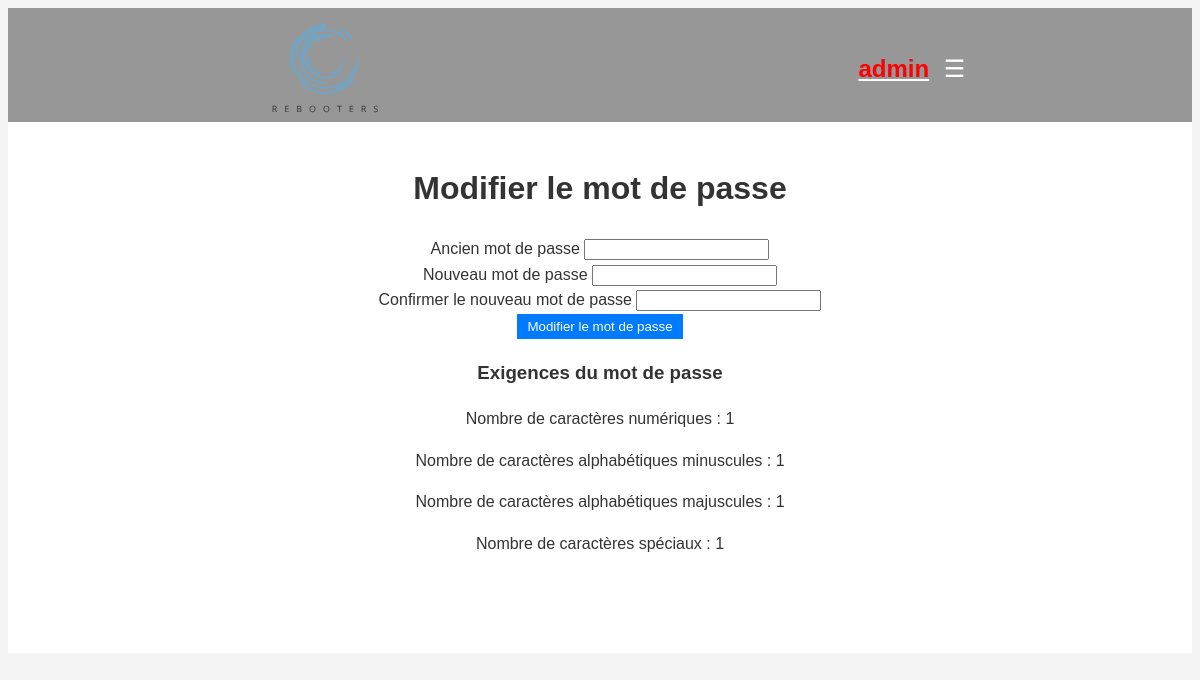
Screenshot of /Superadmin/superadmin_changepassword.php (signed in) with the database file from the repository.
### tables this page shows
CREATE TABLE IF NOT EXISTS `passwordrequirements` (
  `id` int UNSIGNED NOT NULL AUTO_INCREMENT,
  `n` int NOT NULL,
  `p` int NOT NULL,
  `q` int NOT NULL,
  `r` int NOT NULL,
  `reg_date` timestamp NOT NULL DEFAULT CURRENT_TIMESTAMP ON UPDATE CURRENT_TIMESTAMP,
  PRIMARY KEY (`id`)
);

### Superadmin/superadmin_changepassword.php (the view, shortened to what this page needs)
<?php
include("../Database/base.php");
include("../Database/helpers.php");
$currentUsername = $_SESSION['username'];
$stmt = $bd->prepare("SELECT * FROM PasswordRequirements LIMIT 1");
$stmt->execute();
$requirements = $stmt->fetch(PDO::FETCH_ASSOC);
if ($requirements !== false) {
    $n = $requirements['n'];
    $p = $requirements['p'];
    $q = $requirements['q'];
    $r = $requirements['r'];
} else {
    $n = $p = $q = $r = 0;
}
?>
<!DOCTYPE html>
<html lang="fr">
<head>
    <link rel="stylesheet" href="/Styles/user.css">
    <link rel="stylesheet" href="/Styles/admin.css">
    <link href="https://maxcdn.bootstrapcdn.com/font-awesome/4.7.0/css/font-awesome.min.css" rel="stylesheet">
</head>
<body>
<nav>
    <div class="logo">
        <img src="/Images/logo.svg" alt="REBOOTERS Logo" height="200">
    </div>
    <div>
        <div class="user-menu">
        <a href="./superadmin_home.php" class="menu-button"><?php echo displayUsername($currentUsername, 'superadmin'); ?></a>
            <button class="user-button">☰</button>
        </div>
    </div>
</nav>
<div class="container">
    <div class="header">
        <h1>Modifier le mot de passe</h1>
    </div>
    <form action="superadmin_changepassword.php" method="post">
        <div class="form-group">
            <label for="old_password">Ancien mot de passe</label>
            <input type="password" id="old_password" name="old_password" required>
        </div>
        <div class="form-group">
            <label for="new_password">Nouveau mot de passe</label>
            <input type="password" id="new_password" name="new_password" required>
        </div>
        <div class="form-group">
            <label for="confirm_password">Confirmer le nouveau mot de passe</label>
            <input type="password" id="confirm_password" name="confirm_password" required>
        </div>
        <button type="submit" class="btn">Modifier le mot de passe</button>
    </form>
    <div class="requirements-container">
        <h3>Exigences du mot de passe</h3>
        <p>Nombre de caractères numériques : <?php echo $n; ?></p>
        <p>Nombre de caractères alphabétiques minuscules : <?php echo $p; ?></p>
        <p>Nombre de caractères alphabétiques majuscules : <?php echo $q; ?></p>
        <p>Nombre de caractères spéciaux : <?php echo $r; ?></p>
    </div>
</div>
</body>
</html>

### Styles/user.css (style rules this page uses)
body { font-family: Arial, sans-serif; background: #f4f4f4; color: #333; line-height: 1.6; }
nav { background-color: #979797; color: white; padding: 1rem 0; display: flex; justify-content: space-around; align-items: center; }
.logo { font-size: 1.5rem; font-weight: bold; display: flex; align-items: center; }
.menu-button, .user-button { background: none; border: none; cursor: pointer; color: white; font-size: 1.5rem; }
.user-menu { position: relative; display: inline-block; }
.logo { height: 90px; }
.container { background: white; margin: 50px auto; padding: 20px; padding-bottom: 80px; margin-top: -8px; text-align: center; }

### Styles/admin.css (style rules this page uses)
body { font-family: Arial, sans-serif; background: #f4f4f4; color: #333; line-height: 1.6; }
nav { background-color: #979797; color: white; padding: 1rem 0; display: flex; justify-content: space-around; align-items: center; }
.logo { font-size: 1.5rem; font-weight: bold; display: flex; align-items: center; }
.menu-button, .user-button { background: none; border: none; cursor: pointer; color: white; font-size: 1.5rem; }
.user-menu { position: relative; display: inline-block; }
.logo { height: 90px; }
button { cursor: pointer; padding: 5px 10px; border: none; background-color: #007BFF; color: white; }

### rows the page displays
passwordrequirements: n "1", p "1", q "1", r "1"

### other values shown
$username "admin"
